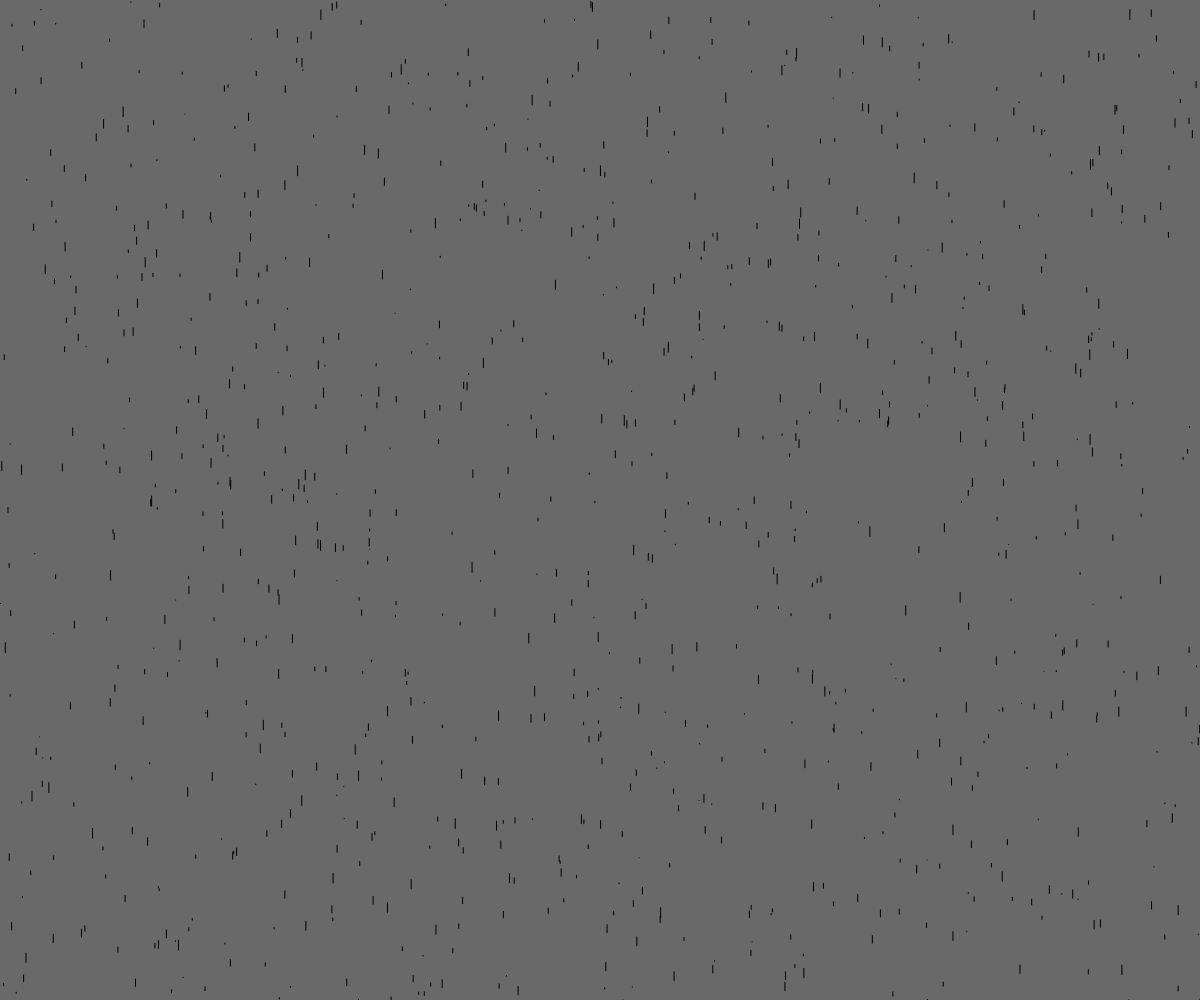
Frame 1 (no input)
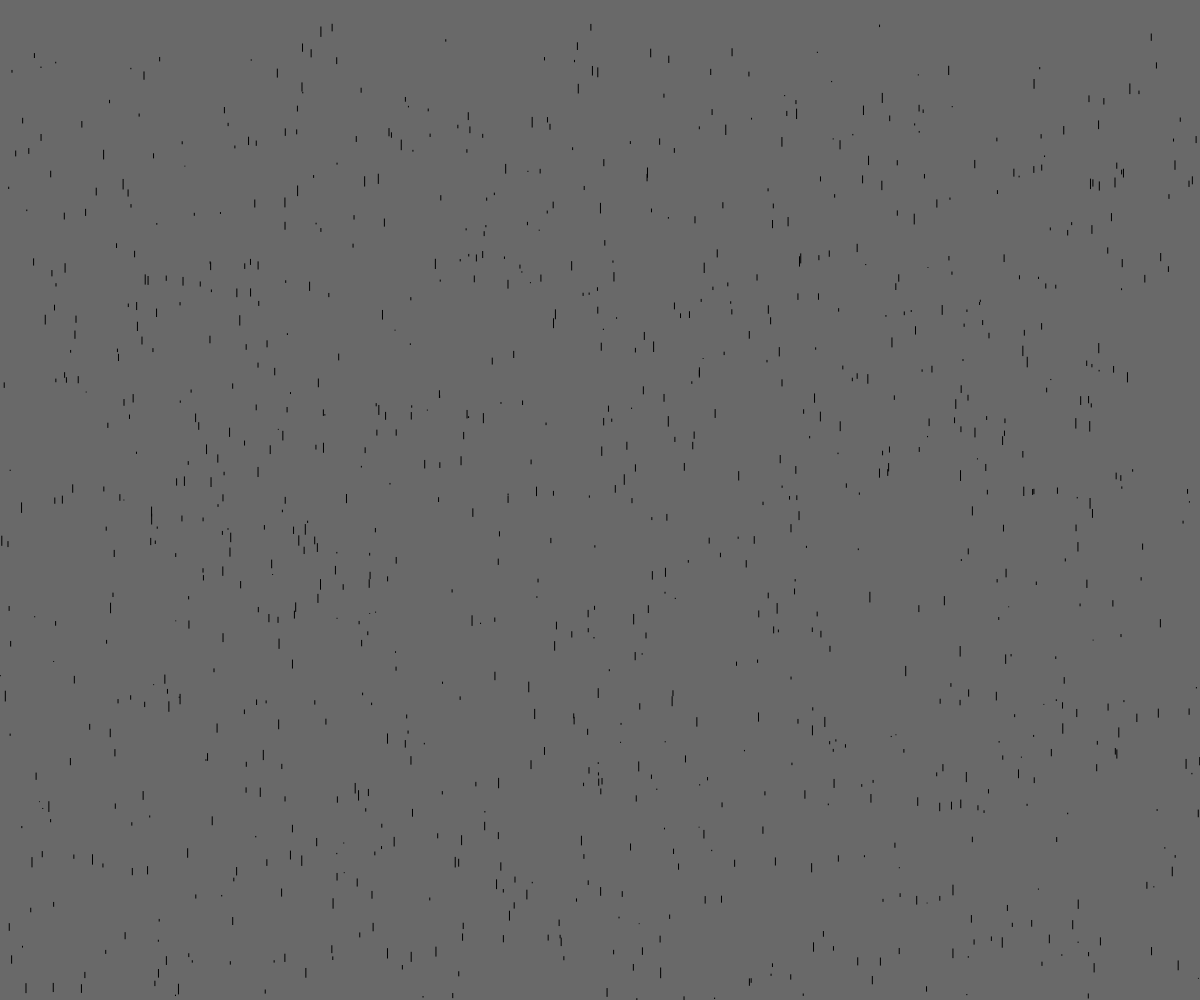
Frame 60 (no input)
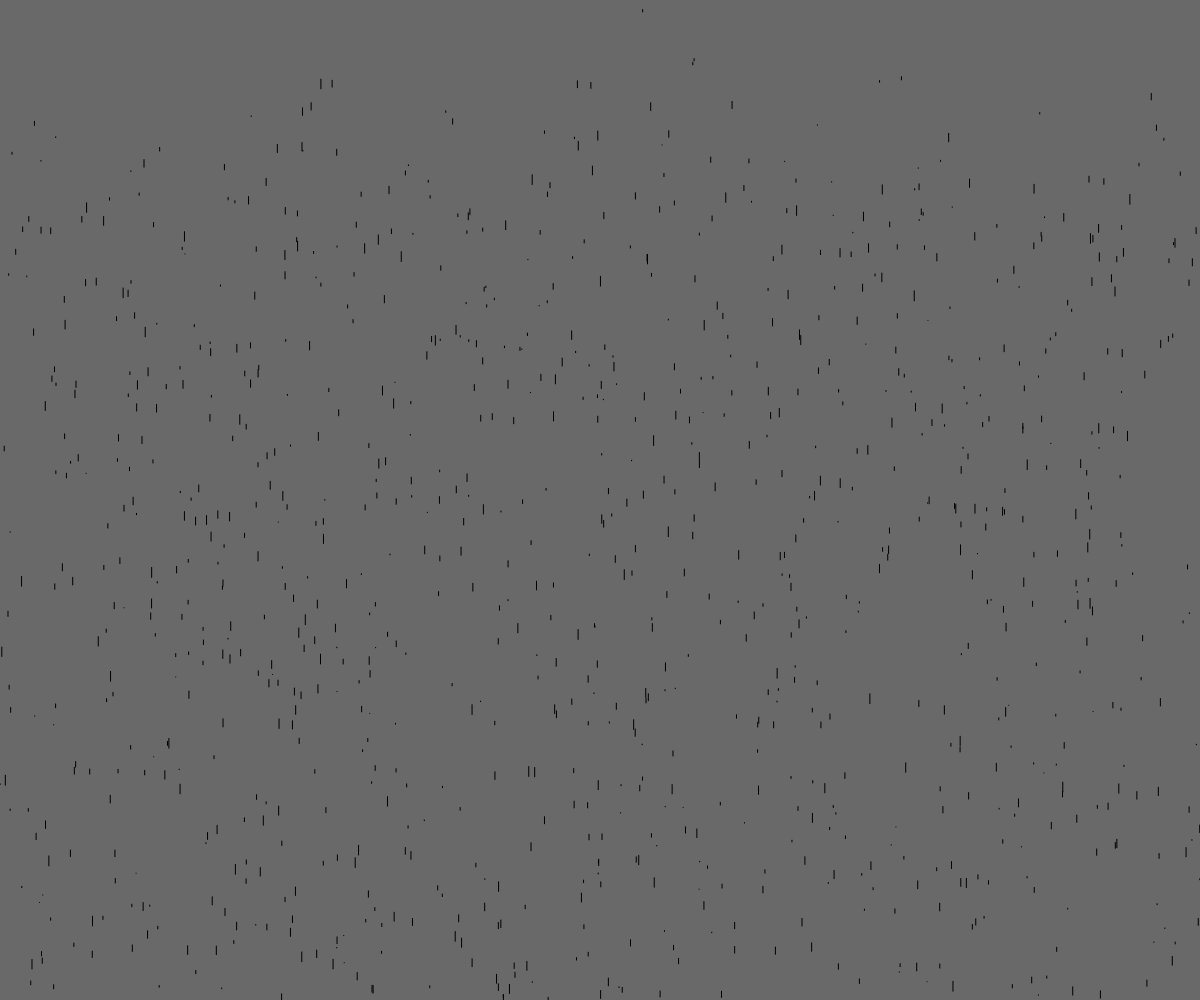
Frame 120 (the mouse pressed at the canvas centre since frame 60)

The p5.js sketch that drew these frames (run headless with seeded random() and noise() and a simulated clock; from frame 60 on, the mouse is pressed at the canvas centre):

// p5.js sketch
// ── sketch.js
var acceleration = 0.0098;
var nDrops = 1000;
var drops = [];

function setup() {
  canvas = createCanvas(windowWidth, windowHeight);
  canvas.position(0,0);
  canvas.style('z-index','-1');
  for (i = 0; i < nDrops; i++) {
    drops.push(new Drop());
  }
}

function draw() {
  clear();
  background(105,105,105);
  for (let i = drops.length - 1; i >= 0; i--) {
    drops[i].drawAndDrop();
    if (drops[i].offScreen()) {
      drops.splice(i, 1); // Remove drop if off-screen
      drops.push(new Drop()); // Add a new drop to maintain the desired number
    }
  }
}

function windowResized() {
    resizeCanvas(windowWidth, windowHeight);
  }

function Drop() {
  this.initX = function() {
    this.x = random() * windowWidth;
  };
  this.initY = function() {
    this.y = -random() * windowHeight / 3; // Initialise rain somewhat off the screen
  };

  this.initX();
  this.y = random() * windowHeight;

  this.length = random() * 10;
  this.speed = random();

  this.drawAndDrop = function() {
    this.draw();
    this.drop();
  };

  this.draw = function() {
    line(this.x, this.y, this.x, this.y + this.length);
  };

  this.drop = function() {
    if (this.y < windowHeight) {
      this.y += this.speed;
      this.speed += acceleration;
    } else {
      this.speed = random();
      this.initY();
      this.initX();
    }
  };

  this.offScreen = function() {
    return (this.y > windowHeight);
  }
}
